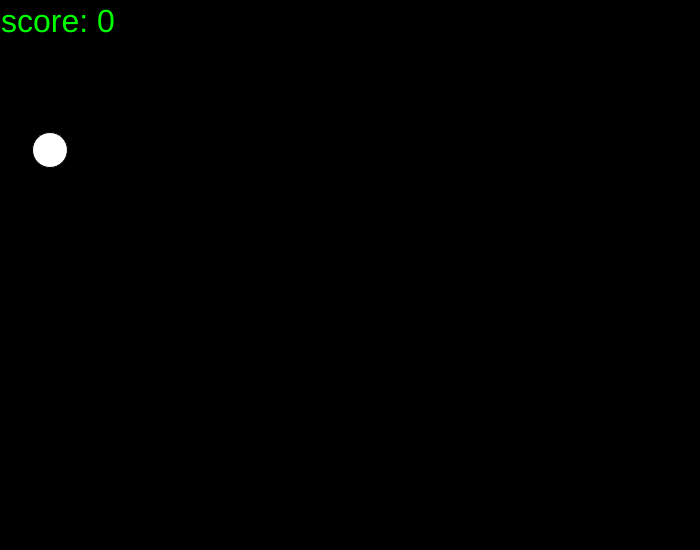
Frame 1 (no input)
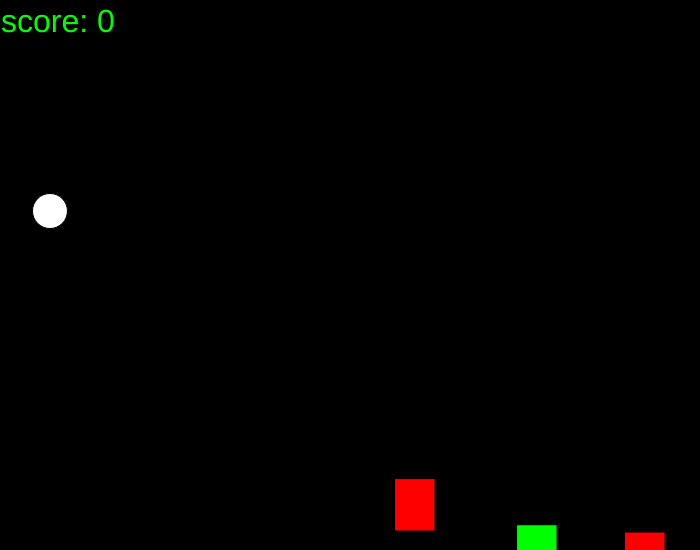
Frame 60 (no input)
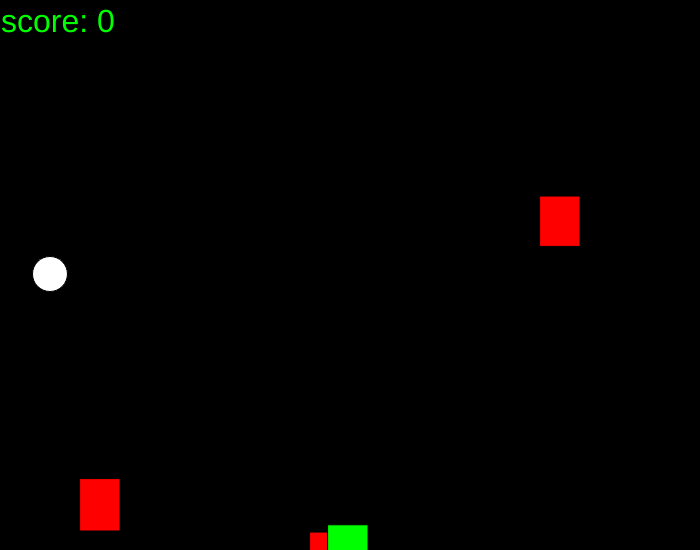
Frame 120 (the mouse pressed at the canvas centre since frame 60)

The p5.js sketch that drew these frames (run headless with seeded random() and noise() and a simulated clock; from frame 60 on, the mouse is pressed at the canvas centre):

// p5.js sketch
// ── sketch.js
var ball;
var redBlocks = [];
var greenBlocks = [];
var score = 0;

document.addEventListener("keydown", function (e) {
    if (e.keyCode == '38')
        ball.y -= 45;
});

function setup() {
    createCanvas(700, 550);
    ball = new Ball();
    redBlocks.push(new RedBlock());
    greenBlocks.push(new GreenBlock());
}

function showScores() {
    textSize(32);
    text('score: ' + score, 1, 32);
}
function gameover() {
    noLoop();
    textSize(64);
    textAlign(CENTER, CENTER);
    text('GAMEOVER', width / 2, height / 2);
    text('Score: ' + score, width / 2, height / 3);
    textAlign(LEFT, BASELINE);
}

function draw() {
    background(0, 0, 0);
    fill(55, 0, 100);
    ball.show();
    if (ball.atbase()) {
        gameover();
        previousFrame();
    }
    ball.update();
    if (frameCount % 45 == 0) {
        redBlocks.push(new RedBlock());
    }
    if (frameCount % 120 == 0) {
        greenBlocks.push(new GreenBlock());
    }

    for (var i = 0; i < redBlocks.length; i++) {
        redBlocks[i].show();
        redBlocks[i].update();
        if (redBlocks[i].hits(ball)) {
            gameover();
            previousFrame();
        }

    }

    for (var i = 0; i < greenBlocks.length; i++) {
        greenBlocks[i].show();
        greenBlocks[i].update();
        if (greenBlocks[i].hits(ball)) {
            score += 1;
        }


    }
    showScores();

}
var game = setInterval(draw, 100);


// ── ball.js
function Ball() {
    this.x = 50;
    this.y = 150;
    this.w = 35;
    this.h = 35
    this.gravity = 1;

    this.show = function () {
        fill(255);
        ellipse(this.x, this.y, this.w, this.h);
    }
    this.update = function () {
        this.y += this.gravity;
    }
    this.atbase = function () {
        if (this.y == 690) {
            return true;
        }
    }
}
// ── greenBlock.js
function GreenBlock() {

    this.y = random(150, 650);
    this.h = random(40, 100);
    this.x = width;
    this.w = 40;
    this.speed = 3;

    this.show = function () {
        fill(0, 255, 0);
        rect(this.x, this.y, this.w, this.h);

    }
    this.update = function () {
        this.x -= this.speed;
    }
    this.hits = function (ball) {
        if (ball.x > this.x && ball.x < this.x + this.w) {
            if (ball.y > this.y && ball.y < this.y + this.h) {
                return true;
            }
        }
    }

}
// ── redBlock.js

function RedBlock() {

    this.y = random(50, 650);
    this.h = random(40, 100);
    this.x = width;
    this.w = 40;
    this.speed = 5;

    this.show = function () {
        fill(255, 0, 0);
        rect(this.x, this.y, this.w, this.h);

    }
    this.update = function () {
        this.x -= this.speed;
    }
    this.hits = function (ball) {
        if (ball.x > this.x && ball.x < this.x + this.w) {
            if (ball.y > this.y && ball.y < this.y + this.h) {
                return true;
            }
        }
    }


}

// ── style.css
*{
    margin: 0;
    padding: 0;
}
body{
    width: 100%;
    
    height: 100vh;
    background: linear-gradient(-45deg, #EE7752, #e73c7e, #23a6d5, #23d5ab);
    background-size: 400% 400%;
    position: relative;
    animation: change 10s ease-in-out infinite;
}
@keyframes change{
    0%{
        background-position: 0 50%;
    }
    50%{
        background-position: 100% 50%;
    }
    100%{
        background-position: 0 50%;
    }
}
